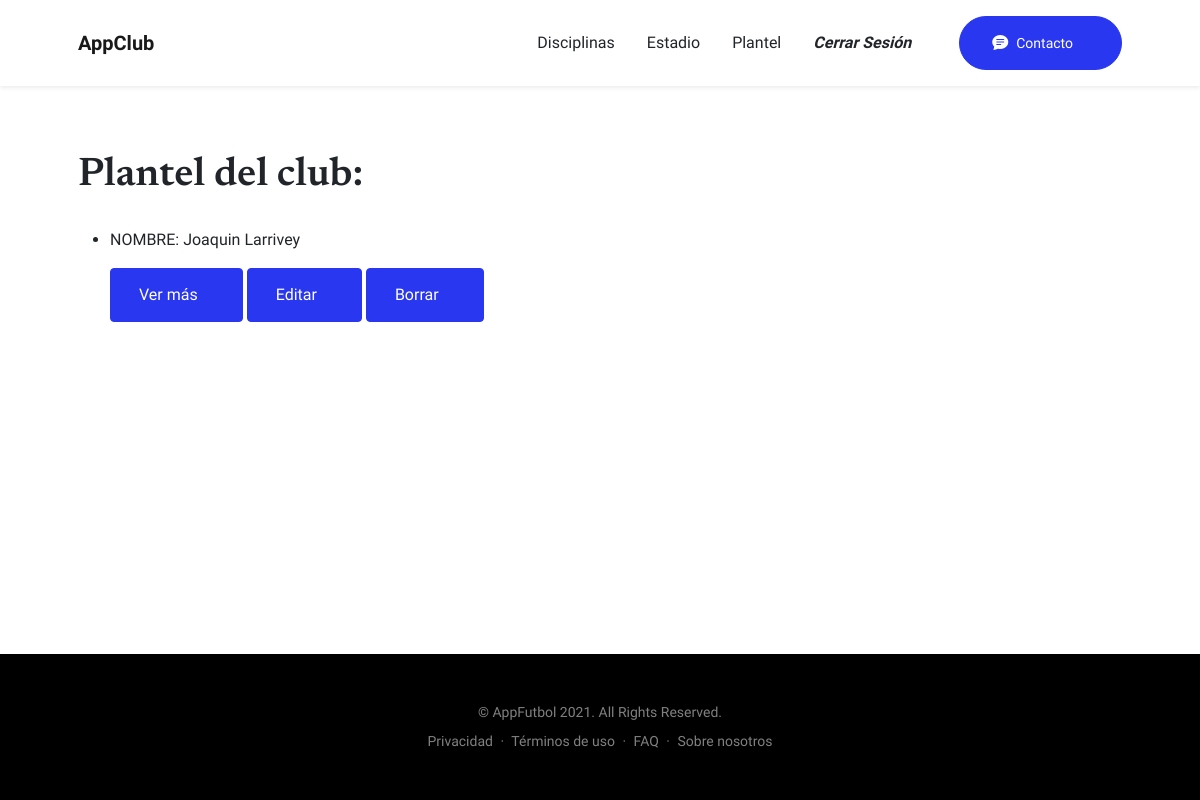
The app's page /AppClub/plantel/list (signed in), older data.
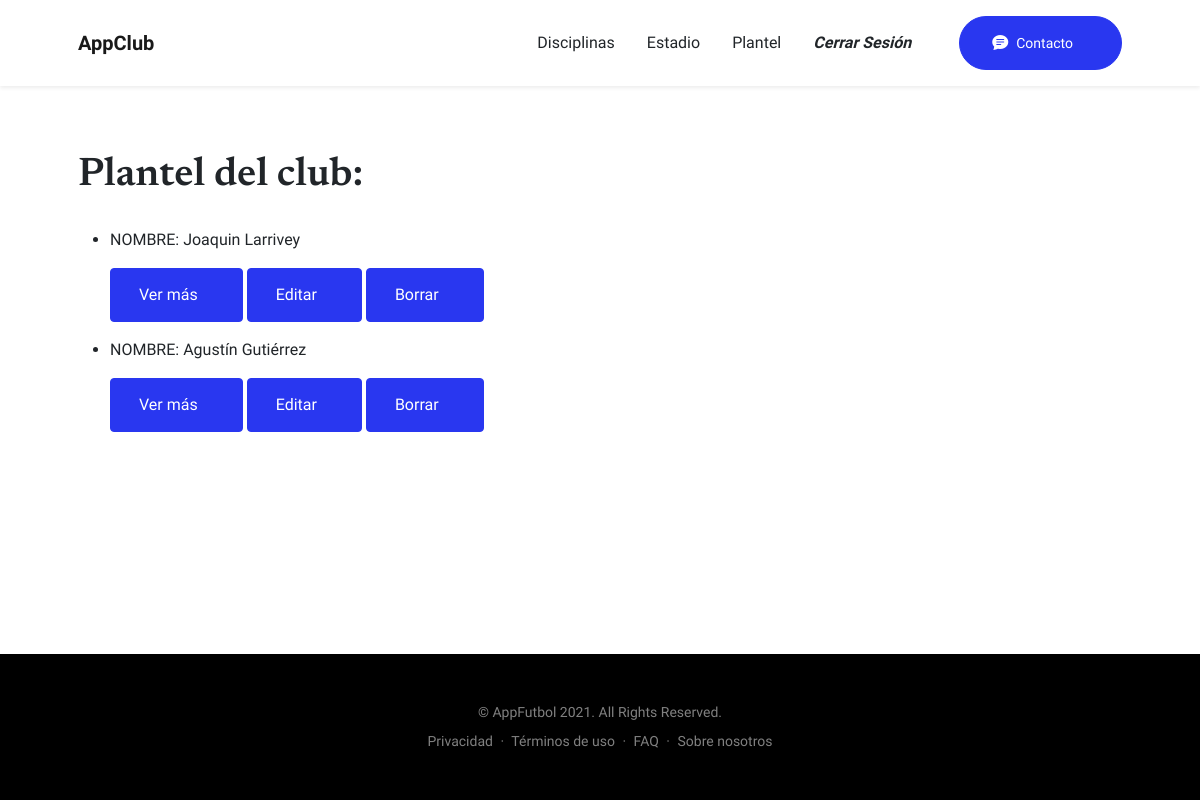
The same page, newer data.
### AppClub/models.py (models this page shows, shortened)
class Jugador(models.Model):
    nombre = models.CharField(max_length=40)
    altura = models.FloatField()
    edad = models.IntegerField()

### AppClub/views.py (the view)
# urls.py: path('plantel/list', views.JugadorList.as_view(), name='List2'),
class JugadorList(LoginRequiredMixin, ListView):
    model = Jugador
    template_name = "AppClub/plantel_list.html"

### AppClub/templates/AppClub/plantel_list.html
{% extends "AppClub/base.html" %}
{% load static %}
        {% block contenidoVariable %}
        <aside class="text-right">
          <div class="container px-5">
              <div class="row gx-5 justify-content-right">
                  <div class="col-xl-11">
                    <h1 class="mb-1">Plantel del club:</h1> <br>
                      <ul>
                        {% for jugador in object_list %}
                        <li>
                          <p>NOMBRE: {{ jugador.nombre}}</p>
                          <p>
                            <button class="btn btn-primary"><a style="color:white" class="nav-link me-lg-3" href="{% url 'Detail2' jugador.id %}">  Ver más</a></button>
                            <button class="btn btn-primary"><a style="color:white" class="nav-link me-lg-3" href="{% url 'Edit2' jugador.id %}">  Editar</a></button>
                            <button class="btn btn-primary"><a style="color:white" class="nav-link me-lg-3" href="{% url 'Delete2' jugador.id %}">  Borrar</a></button>
                          </p>
                        </li>
                        {% endfor %}
                      </ul>
                  </div>
                </div>
            </div>
        </aside>
        {% endblock %}

### AppClub/templates/AppClub/base.html (shortened to what this page needs)
<!DOCTYPE html>
<html lang="en">
    <head>
        {% load static %}
        <link href="https://cdn.jsdelivr.net/npm/bootstrap-icons@1.5.0/font/bootstrap-icons.css" rel="stylesheet" />
        <link href="{% static 'AppClub/css/styles.css' %}" rel="stylesheet" />
    </head>
    <body id="page-top">
        <nav class="navbar navbar-expand-lg navbar-light fixed-top shadow-sm" id="mainNav">
            <div class="container px-5">
                <a class="navbar-brand fw-bold" href="{% url 'Inicio' %}">AppClub</a>
                <div class="collapse navbar-collapse" id="navbarResponsive">
                    <ul class="navbar-nav ms-auto me-4 my-3 my-lg-0">
                        <li class="nav-item"><a class="nav-link me-lg-3" href="{% url 'Disciplinas' %}">Disciplinas</a></li>
                        <li class="nav-item"><a class="nav-link me-lg-3" href="{% url 'Estadio' %}">Estadio</a></li>
                        <li class="nav-item"><a class="nav-link me-lg-3" href="{% url 'Plantel' %}">Plantel</a></li>
                        {% if request.user.is_authenticated %}
                        <li class="nav-item"><a class="nav-link me-lg-3" href="{% url 'Logout' %}"><i><b>Cerrar Sesión</b></i> </a></li>
                        {% endif %}
                    </ul>
                    <button class="btn btn-primary rounded-pill px-3 mb-2 mb-lg-0" >
                        <a class="nav-link me-lg-3" href="{% url 'Contacto' %}">
                            <span class="d-flex align-items-center" style="color: white">
                                <i class="bi-chat-text-fill me-2"></i>
                                <span class="small">Contacto</span>
                            </span>
                        </a>
                    </button>
                </div>
            </div>
        </nav>
        <br>
        <div class="bg-white text-right py-5" style="min-height: calc(100vh - 24px - 146px)">
            {% block contenidoVariable %}
            {% endblock %}
        </div>
        <footer class="bg-black text-center py-5">
            <div class="container px-5">
                <div class="text-white-50 small">
                    <div class="mb-2">&copy; AppFutbol 2021. All Rights Reserved.</div>
                    <a href="{% url 'Privacidad' %}">Privacidad</a>
                    <span class="mx-1">&middot;</span>
                    <a href="{% url 'Terminos' %}"">Términos de uso</a>
                    <span class="mx-1">&middot;</span>
                    <a href="https://github.com/Alberick123/EntregaFinalCoder">FAQ</a>
                    <span class="mx-1">&middot;</span>
                    <a href="{% url 'About' %}">Sobre nosotros</a>
                </div>
            </div>
        </footer>
    </body>
</html>

Row changes from the older to the newer data that the page shows:
added Jugador: nombre "Agustín Gutiérrez"
